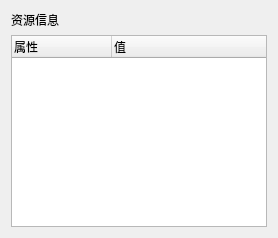
<?xml version='1.0' encoding='UTF-8'?>
<ui version="4.0">
  <class>AssetInfoInspectorForm</class>
  <widget class="QWidget" name="AssetInfoInspectorForm">
    <layout class="QVBoxLayout" name="mainLayout">
      <item>
        <widget class="QLabel" name="descriptionLabel">
          <property name="text">
            <string>资源信息</string>
          </property>
          <property name="textFormat">
            <enum>Qt::PlainText</enum>
          </property>
          <property name="wordWrap">
            <bool>true</bool>
          </property>
        </widget>
      </item>
      <item>
        <widget class="QTreeWidget" name="propertiesTree">
          <property name="rootIsDecorated">
            <bool>true</bool>
          </property>
          <property name="editTriggers">
            <set>QAbstractItemView::NoEditTriggers</set>
          </property>
          <property name="selectionMode">
            <enum>QAbstractItemView::NoSelection</enum>
          </property>
          <column>
            <property name="text">
              <string>属性</string>
            </property>
          </column>
          <column>
            <property name="text">
              <string>值</string>
            </property>
          </column>
        </widget>
      </item>
    </layout>
  </widget>
  <resources />
  <connections />
</ui>
